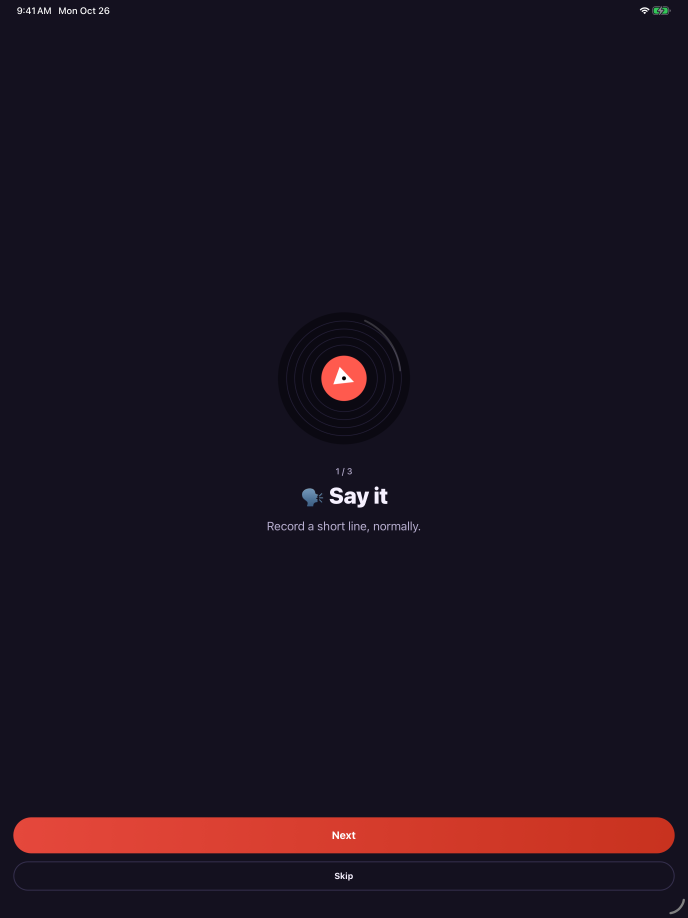
#> input picture apps/backspin/store/ipad/01-say-it.png, 2064 x 2752 px (shown at 1/3 size)
$ python -i shots_kit.py   (imports and definitions only)
#> lines starting #> are read from the running program, lines starting #| are printed output that depends on the picture
#!/usr/bin/env python3
"""Launch posts for any app from its App Store screenshots, in the studio brand.

  python3 -I marketing/kit/shots_kit.py <slug> <out_dir> [shots_dir]

For apps whose store shots already carry their own headline (Linework, Cue, Backspin, Couch...):
  - reel-<slug>.mp4      9:16, the shots slide in one after another on the studio background + end card
  - carousel-<slug>-NN   4:5: cover, one slide per shot, call to action
Names and taglines come from marketing/apps.json; colours and fonts from marketing/brand/brand.json.
"""
import json, math, pathlib, subprocess, sys, tempfile
from PIL import Image, ImageDraw, ImageFilter, ImageFont

ROOT = pathlib.Path(__file__).resolve().parents[2]
# [1 line that did not run here, left out]
# [1 line that did not run here, left out]
FD = ROOT / "marketing/brand/fonts"
# [1 line that did not run here, left out]
# [1 line not run here, left out]
# [1 line that did not run here, left out]
DEFAULT_SHOTS = {"linework": "apps/linework/store/jpg/a", "cue": "apps/cue/store/jpg/ios",
                 "backspin": "apps/backspin/store/jpg/ios", "couch": "apps/couch/store/jpg/ios"}
# [1 line that did not run here, left out]
# [1 line that did not run here, left out]
# [1 line that did not run here, left out]
# [1 line that did not run here, left out]


# [13 lines left out: function font, not called in this run]


def rgb(h):
    h = h.lstrip("#")
    return tuple(int(h[i:i + 2], 16) for i in (0, 2, 4))


# [9 lines left out: function card, not called in this run]


def shadowed(img, blur=36, dy=24, alpha=90):
    pad = blur * 3
    c = Image.new("RGBA", (img.width + 2 * pad, img.height + 2 * pad), (0, 0, 0, 0))
    sh = Image.new("RGBA", img.size, (40, 26, 18, 255))
    sh.putalpha(Image.eval(img.split()[3], lambda a: a * alpha // 255))
    c.paste(sh, (pad, pad + dy), sh)
    c = c.filter(ImageFilter.GaussianBlur(blur))
    c.alpha_composite(img, (pad, pad))
    return c


# [5 lines left out: function place, not called in this run]


def canvas(w, h, tone="bg"):
    return Image.new("RGBA", (w, h), rgb(C[tone]) + (255,))


def ctext(d, xy, s, f, col, spacing=10):
    d.multiline_text(xy, s, font=f, fill=rgb(col), anchor="mm", align="center", spacing=spacing)


# [4 lines left out: function pill, not called in this run]


def save(img, name):
    img.convert("RGB").save(out / name, quality=92); print(name)


# [20 lines left out: function carousel, not called in this run]


def ease(x):
    return 0.5 - 0.5 * math.cos(math.pi * max(0.0, min(1.0, x)))


# [35 lines left out: function reel, not called in this run]


# [3 lines not run here, left out]

>>> from PIL import Image
>>> picture = Image.open('../../apps/backspin/store/ipad/01-say-it.png')
#> picture is the input picture: PIL image 2064x2752 RGB; mean R, G, B 28.2, 19.3, 32.1
>>> result = shadowed(picture)
#> in shadowed, `c = Image.new("RGBA", (img.width + 2 * pad, img.height + 2 * pad), (0,..`: c: PIL image 2280x2968 RGBA; every value is 0
#> in shadowed, `sh = Image.new("RGBA", img.size, (40, 26, 18, 255))`:
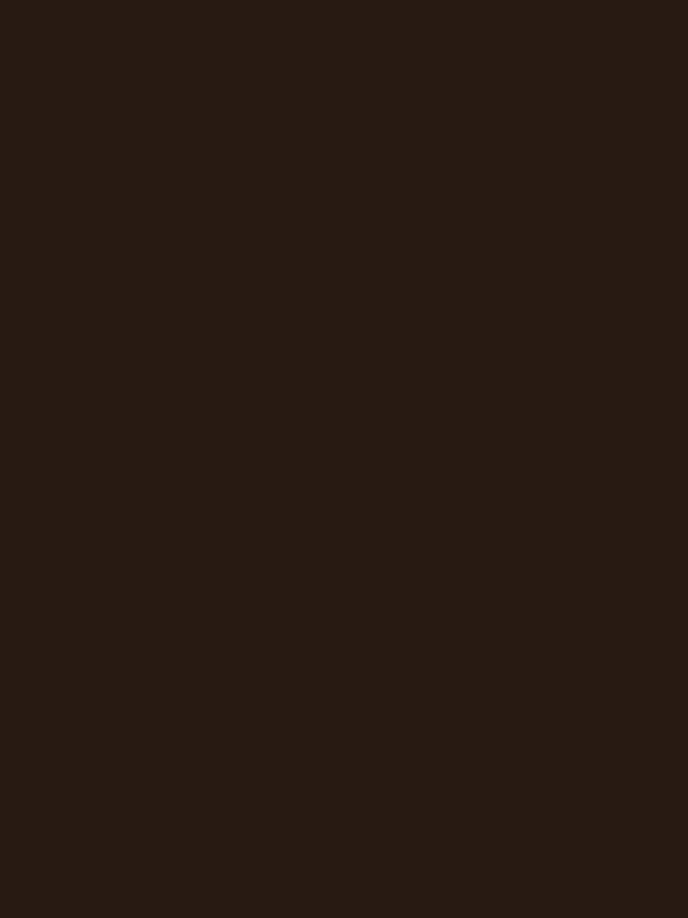
#> sh: PIL image 2064x2752 RGBA (shown at 1/3 size); mean R, G, B, A 40, 26, 18, 255
#> (the run stopped early here; a loop or call above may not have finished)
